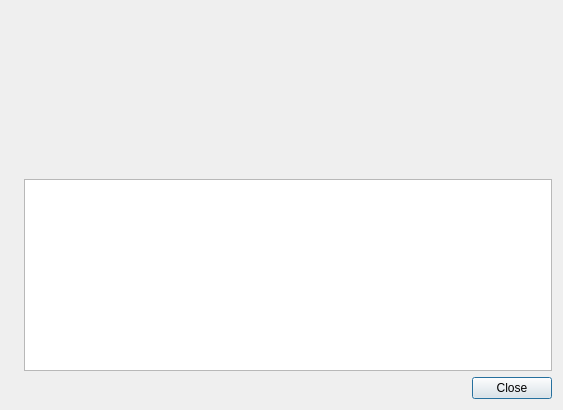
<?xml version="1.0" encoding="UTF-8"?>
<!--
  Kreuzstich
  Copyright (c) 2013-2020, 2026 Fabien Pollet <polletfa@posteo.de>
  MIT License, see LICENSE file.
-->
<ui version="4.0">
 <class>AboutDialog</class>
 <widget class="QDialog" name="AboutDialog">
  <property name="geometry">
   <rect>
    <x>0</x>
    <y>0</y>
    <width>563</width>
    <height>410</height>
   </rect>
  </property>
  <property name="windowTitle">
   <string>About $NAME$</string>
  </property>
  <layout class="QVBoxLayout" name="verticalLayout">
   <item>
    <layout class="QHBoxLayout" name="horizontalLayout">
     <item>
      <widget class="QLabel" name="lbl_picture">
       <property name="text">
        <string/>
       </property>
       <property name="pixmap">
        <pixmap resource="../../build/debug/.qt/rcc/resources.qrc">:/icons/icon128.png</pixmap>
       </property>
       <property name="alignment">
        <set>Qt::AlignmentFlag::AlignLeading|Qt::AlignmentFlag::AlignLeft|Qt::AlignmentFlag::AlignTop</set>
       </property>
      </widget>
     </item>
     <item>
      <layout class="QVBoxLayout" name="verticalLayout_2">
       <item>
        <widget class="QLabel" name="lbl_title">
         <property name="text">
          <string/>
         </property>
        </widget>
       </item>
       <item>
        <widget class="QLabel" name="lbl_text">
         <property name="text">
          <string/>
         </property>
        </widget>
       </item>
       <item>
        <spacer name="verticalSpacer">
         <property name="orientation">
          <enum>Qt::Orientation::Vertical</enum>
         </property>
         <property name="sizeType">
          <enum>QSizePolicy::Policy::MinimumExpanding</enum>
         </property>
         <property name="sizeHint" stdset="0">
          <size>
           <width>20</width>
           <height>10</height>
          </size>
         </property>
        </spacer>
       </item>
       <item>
        <widget class="QLabel" name="lbl_copyright">
         <property name="text">
          <string/>
         </property>
        </widget>
       </item>
       <item>
        <widget class="QTextEdit" name="txt_license">
         <property name="readOnly">
          <bool>true</bool>
         </property>
        </widget>
       </item>
      </layout>
     </item>
    </layout>
   </item>
   <item>
    <widget class="QDialogButtonBox" name="buttonBox">
     <property name="orientation">
      <enum>Qt::Orientation::Horizontal</enum>
     </property>
     <property name="standardButtons">
      <set>QDialogButtonBox::StandardButton::Close</set>
     </property>
    </widget>
   </item>
  </layout>
 </widget>
 <resources>
  <include location="../../build/debug/.qt/rcc/i18n.qrc"/>
  <include location="../../build/debug/.qt/rcc/LICENSE.qrc"/>
  <include location="../../build/debug/.qt/rcc/resources.qrc"/>
 </resources>
 <connections>
  <connection>
   <sender>buttonBox</sender>
   <signal>accepted()</signal>
   <receiver>AboutDialog</receiver>
   <slot>accept()</slot>
   <hints>
    <hint type="sourcelabel">
     <x>248</x>
     <y>254</y>
    </hint>
    <hint type="destinationlabel">
     <x>157</x>
     <y>274</y>
    </hint>
   </hints>
  </connection>
  <connection>
   <sender>buttonBox</sender>
   <signal>rejected()</signal>
   <receiver>AboutDialog</receiver>
   <slot>reject()</slot>
   <hints>
    <hint type="sourcelabel">
     <x>316</x>
     <y>260</y>
    </hint>
    <hint type="destinationlabel">
     <x>286</x>
     <y>274</y>
    </hint>
   </hints>
  </connection>
  <connection>
   <sender>lbl_text</sender>
   <signal>linkActivated(QString)</signal>
   <receiver>AboutDialog</receiver>
   <slot>linkActivated(QString)</slot>
   <hints>
    <hint type="sourcelabel">
     <x>284</x>
     <y>91</y>
    </hint>
    <hint type="destinationlabel">
     <x>281</x>
     <y>204</y>
    </hint>
   </hints>
  </connection>
 </connections>
 <slots>
  <slot>linkActivated(QString)</slot>
 </slots>
</ui>
